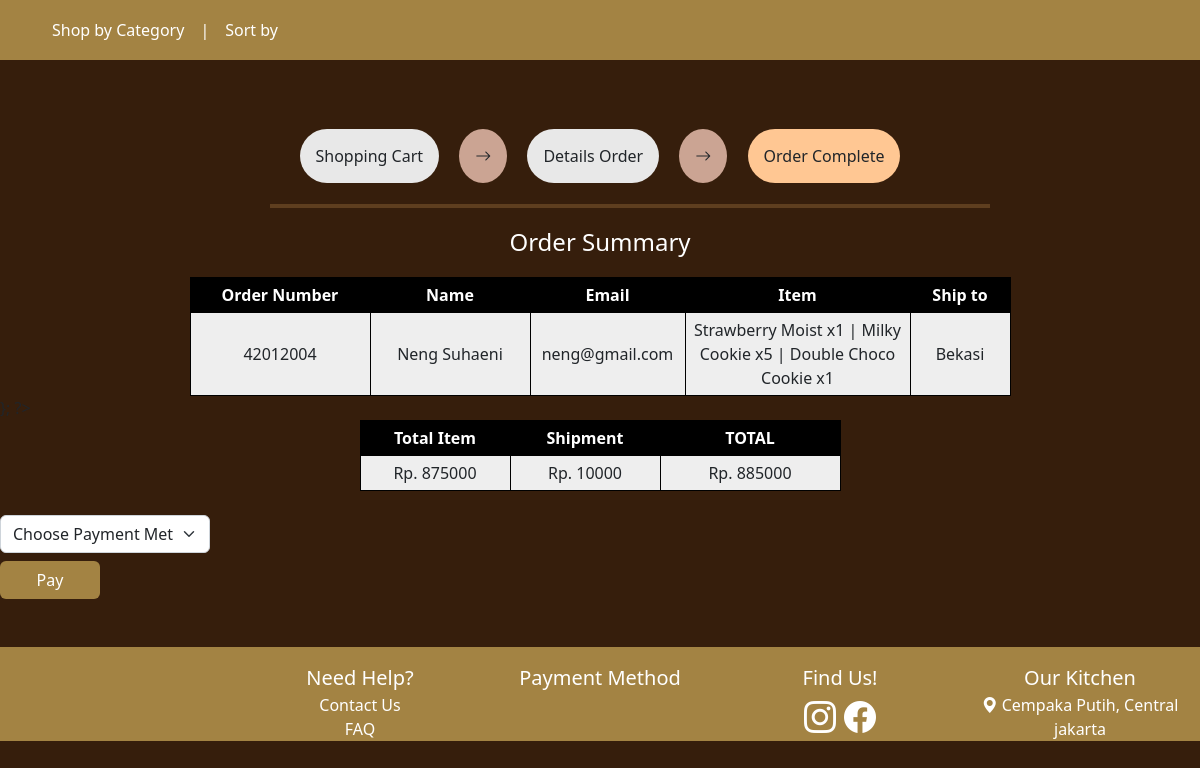
Page /ordercomplete.php on the committed database.
### tables this page shows
CREATE TABLE `resumeorder` (
  `ordernumber` int(11) NOT NULL,
  `nama` varchar(100) NOT NULL,
  `email` varchar(100) NOT NULL,
  `item` varchar(500) NOT NULL,
  `shipto` varchar(100) NOT NULL
);

### ordercomplete.php (the view, shortened to what this page needs)
<?php
    require 'config/connection.php';
?>
<!doctype html>
<html lang="en">
<head>
    <link href="https://cdn.jsdelivr.net/npm/bootstrap@5.2.0-beta1/dist/css/bootstrap.min.css" rel="stylesheet">
    <link rel="stylesheet" href="https://cdn.jsdelivr.net/npm/bootstrap-icons@1.8.3/font/bootstrap-icons.css">
    <link rel="stylesheet" href="style.css">
</head>
<body>
    <nav class="navbar navbar-expand-lg navbar-dark fixed-top">
        <div class="container-fluid">
            <div class="collapse navbar-collapse justify-content-between" id="navbarNavAltMarkup">
                <div class="navbar-nav">
                    <a class="nav-link active " aria-current="page" href="#">Shop by Category</a>
                    <a class="img-line nav-link text-white" href="#">|</a>
                    <a class="nav-link text-white" href="#">Sort by</a>
                </div>
                <div class="navbar-nav">
                    <a href="keranjang.php">
                    </a>
                    <div class="menukue">
                        <ul>
                            <li><img class="img-user ms-3 me-3" src="img/user-09.png" alt="">
                            </li>
                        </ul>
                    </div>
                </div>
            </div>
        </div>
    </nav>
    <br><br><br><br>
    <div class="urutan-cart text-center mt-5">
        <div class="container">
            <span class="warna-shopping2 p-3 rounded-pill">Shopping Cart</span>
            <i class="bi bi-arrow-right mx-3 p-3 rounded-circle"></i>
            <span class="warna-detail2 p-3 rounded-pill">Details Order</span>
            <i class="bi bi-arrow-right mx-3 p-3 rounded-circle"></i>
            <span class="warna-detail3 p-3 rounded-pill">Order Complete</span>
        </div>
    </div>
    <hr class="position-relative" style=" width: 60%; margin-left: 270px; top: 20px; border: 2px solid rgb(212, 157, 89);">
    <br>
    <!DOCTYPE html>
    <html>
        <h4 class="text-white text-center">Order Summary</h4>
    <table id="t01" style="margin-left:auto;margin-right:auto; margin-top: 20px" border="1">
        <tr>
            <th align="center" width="180">Order Number</th>
            <th width="160" align="center">Name</th>
            <th width="155" align="center">Email</th>
            <th width="225" align="center">Item</th>
            <th width="100" align="center">Ship to</th>
        </tr>
    <?php
    $data = mysqli_query($connect,"SELECT * FROM resumeorder where ordernumber=42012004");
    while($d = mysqli_fetch_array($data)){?>
        <tr>
            <td><?php echo $d['ordernumber'];?></td>
            <td><?php echo $d['nama'];?></td>
            <td><?php echo $d['email'];?></td>
            <td><?php echo $d['item'];?></td>
            <td><?php echo $d['shipto'];?></td>
        </tr>
    <?php
    };
    ?>
    </table>
    <table id="t01" style="margin-left:auto;margin-right:auto; margin-top: 0px" border="1">
        <tr>
            <th align="center" width="150">Total Item</th>
            <th width="150" align="center">Shipment</th>
            <th width="180" align="center">TOTAL</th>
        </tr>
        <tr>
            <td>Rp. 875000</td>
            <td>Rp. 10000</td>
            <td>Rp. 885000</td>
        </tr>
    </table>
    <br>
    <div class="col-6">
        <form method="POST">
            <select class="form-select" aria-label="Default select example" name="metodePembayaran">
                <option selected>Choose Payment Method</option>
            </select>
            <a href="javascript:yes()" class="btn-buy btn mt-2 text-white">Pay</a>
        </form>
    </div>
    </body>
    </html>
   <footer class="footer text-white text-center mt-5">
    <div class="info container-fluid">
        <div class="row">
            <div class="col">
            </div>
             <div class="col mt-3">
                <span>Need Help?</span><br>
                <a class="text-white text-decoration-none" href="">Contact Us</a><br>
                <a class="text-white text-decoration-none" href="">FAQ</a>
            </div>
            <div class="col mt-3">
                <span>Payment Method</span><br>
            </div>
            <div class="col mt-3">
                <span>Find Us!</span><br>
                <i class="bi bi-instagram fs-2 me-1"></i>
                <i class="bi bi-facebook fs-2"></i>
            </div>
            <div class="col mt-3">
                <span>Our Kitchen</span><br>
                <i class="bi bi-geo-alt-fill me-1"></i><span class="cempakaputih">Cempaka Putih, Central jakarta</span>
              </div>
        </div>
   </div>
</footer>
</body>
</html>

### style.css (style rules this page uses)
.navbar { background-color: #A38343; width: 100%; z-index: 9999; padding: 10px 0px; }
.img-line { cursor: default; }
body { background-color: #361E0C; }
.btn-buy { width: 100px; background-color: #A38343; }
.footer { background-color: #A38343; }
.footer span { font-size: 20px; }
.footer .cempakaputih { font-size: 16px; }
.menukue ul { margin: 0px; padding: 5px; display: block; background: none; }
.menukue ul li { list-style: none; display: inline-block; }
.urutan-cart .bi { background-color: #CBA493; }
.form-select { width: 35%; }
.warna-detail2 { background-color:#E8E8E8; }
.warna-detail3 { background-color: #FFC793; }
.warna-shopping2 { background-color: #E8E8E8; }
table, th, td { border: 1px solid black; border-collapse: collapse; }
th, td { padding: 5px; text-align: center; }
table#t01 tr:nth-child(even) { background-color: #eee; }
table#t01 tr:nth-child(odd) { background-color:#fff; }
table#t01 th { background-color: rgb(0, 0, 0); color: white; }

### rows in the picture
resumeorder: ordernumber "42012004", nama "Neng Suhaeni", email "neng@gmail.com", item "Strawberry Moist x1 | Milky Cookie x5 | Double Choco Cookie x1", shipto "Bekasi"
